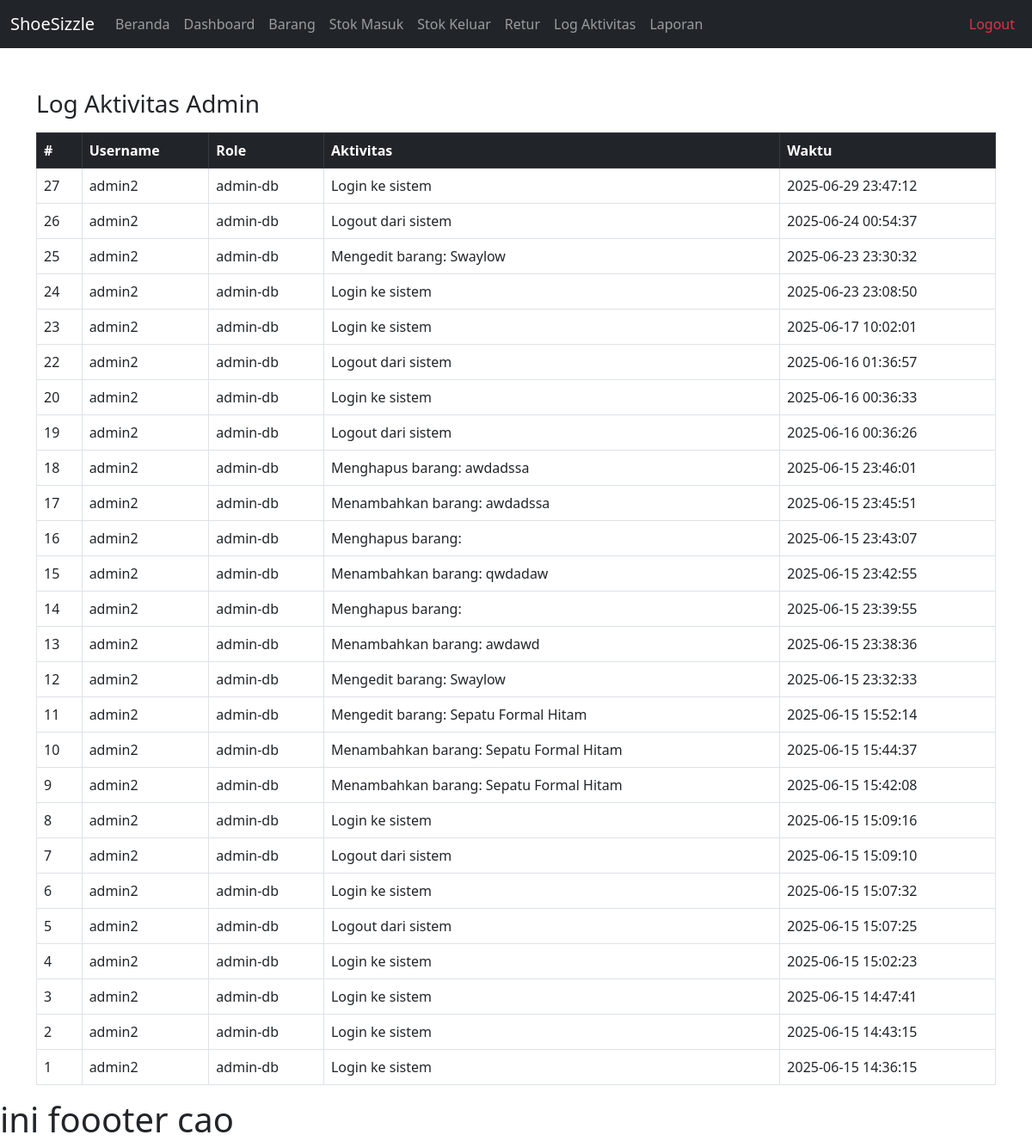
The page /pages/log/index.php on the database its author committed.
### tables this page shows
CREATE TABLE `log_aktivitas` (
  `log_id` int(11) NOT NULL,
  `user_id` int(11) DEFAULT NULL,
  `role` varchar(50) DEFAULT NULL,
  `aktivitas` text DEFAULT NULL,
  `waktu` datetime DEFAULT current_timestamp()
);

CREATE TABLE `users` (
  `user_id` int(11) NOT NULL,
  `username` varchar(50) NOT NULL,
  `password` varchar(255) NOT NULL,
  `email` varchar(100) NOT NULL,
  `nama_lengkap` varchar(100) NOT NULL,
  `role` enum('admin-db','admin-wb','staff','owner') NOT NULL DEFAULT 'staff',
  `no_telp` varchar(20) DEFAULT NULL,
  `alamat` text DEFAULT NULL,
  `last_login` datetime DEFAULT NULL,
  `created_at` timestamp NOT NULL DEFAULT current_timestamp(),
  `updated_at` timestamp NOT NULL DEFAULT current_timestamp() ON UPDATE current_timestamp(),
  `is_active` tinyint(1) DEFAULT 1
);

### pages/log/index.php (the view, shortened to what this page needs)
<?php
require_once '../../config/database.php';
$stmt = $pdo->query("SELECT la.*, u.username, u.role FROM log_aktivitas la
                     JOIN users u ON la.user_id = u.user_id
                     ORDER BY la.waktu DESC");
$logs = $stmt->fetchAll();
?>
<!DOCTYPE html>
<html lang="id">
<head>
  <link href="https://cdn.jsdelivr.net/npm/bootstrap@5.3.0/dist/css/bootstrap.min.css" rel="stylesheet">
</head>
<body>
<?php include '../../includes/navbar.php'; ?>
<div class="container mt-5">
  <h3>Log Aktivitas Admin</h3>
  <table class="table table-bordered mt-3">
    <thead class="table-dark">
      <tr>
        <th>#</th>
        <th>Username</th>
        <th>Role</th>
        <th>Aktivitas</th>
        <th>Waktu</th>
      </tr>
    </thead>
    <tbody>
      <?php foreach ($logs as $log): ?>
        <tr>
          <td><?= $log['log_id'] ?></td>
          <td><?= htmlspecialchars($log['username']) ?></td>
          <td><?= htmlspecialchars($log['role']) ?></td>
          <td><?= htmlspecialchars($log['aktivitas']) ?></td>
          <td><?= $log['waktu'] ?></td>
        </tr>
      <?php endforeach; ?>
    </tbody>
  </table>
</div>
<?php include '../../includes/footer.php'; ?>

### includes/navbar.php (shortened to what this page needs)
<nav class="navbar navbar-expand-lg navbar-dark bg-dark">
  <div class="container-fluid">
    <a class="navbar-brand" href="#">ShoeSizzle</a>
    <div class="collapse navbar-collapse" id="navbarNav">
      <ul class="navbar-nav me-auto">
        <li class="nav-item"><a class="nav-link" href="../../dashboard/index.php">Beranda</a></li>
        <li class="nav-item"><a class="nav-link" href="../../pages/dashboard/index.php">Dashboard</a></li>
        <li class="nav-item"><a class="nav-link" href="../../pages/barang/index.php">Barang</a></li>
        <li class="nav-item"><a class="nav-link" href="../../pages/stok_masuk/index.php">Stok Masuk</a></li>
        <li class="nav-item"><a class="nav-link" href="../../pages/stok_keluar/index.php">Stok Keluar</a></li>
        <li class="nav-item"><a class="nav-link" href="../../pages/retur_barang/index.php">Retur</a></li>
        <li class="nav-item"><a class="nav-link" href="../../pages/log/index.php">Log Aktivitas</a></li>
        <li class="nav-item"><a class="nav-link" href="../../pages/laporan/index.php">Laporan</a></li>
      </ul>
      <ul class="navbar-nav">
        <li class="nav-item">
          <a class="nav-link text-danger" href="../../auth/logout.php" onclick="return confirm('Yakin mau logout?')">Logout</a>
        </li>
      </ul>
    </div>
  </div>
</nav>

### includes/footer.php (shortened to what this page needs)
<div>
    <h1>ini foooter cao</h1>
</div>
</body>
</html>

### rows shown on the page
log_aktivitas: log_id "27", user.username "admin2", user.role "admin-db", aktivitas "Login ke sistem", waktu "2025-06-29 23:47:12"
log_aktivitas: log_id "26", user.username "admin2", user.role "admin-db", aktivitas "Logout dari sistem", waktu "2025-06-24 00:54:37"
log_aktivitas: log_id "25", user.username "admin2", user.role "admin-db", aktivitas "Mengedit barang: Swaylow", waktu "2025-06-23 23:30:32"
log_aktivitas: log_id "24", user.username "admin2", user.role "admin-db", aktivitas "Login ke sistem", waktu "2025-06-23 23:08:50"
log_aktivitas: log_id "23", user.username "admin2", user.role "admin-db", aktivitas "Login ke sistem", waktu "2025-06-17 10:02:01"
log_aktivitas: log_id "22", user.username "admin2", user.role "admin-db", aktivitas "Logout dari sistem", waktu "2025-06-16 01:36:57"
log_aktivitas: log_id "20", user.username "admin2", user.role "admin-db", aktivitas "Login ke sistem", waktu "2025-06-16 00:36:33"
log_aktivitas: log_id "19", user.username "admin2", user.role "admin-db", aktivitas "Logout dari sistem", waktu "2025-06-16 00:36:26"
log_aktivitas: log_id "18", user.username "admin2", user.role "admin-db", aktivitas "Menghapus barang: awdadssa", waktu "2025-06-15 23:46:01"
log_aktivitas: log_id "17", user.username "admin2", user.role "admin-db", aktivitas "Menambahkan barang: awdadssa", waktu "2025-06-15 23:45:51"
log_aktivitas: log_id "16", user.username "admin2", user.role "admin-db", aktivitas "Menghapus barang:", waktu "2025-06-15 23:43:07"
log_aktivitas: log_id "15", user.username "admin2", user.role "admin-db", aktivitas "Menambahkan barang: qwdadaw", waktu "2025-06-15 23:42:55"
log_aktivitas: log_id "14", user.username "admin2", user.role "admin-db", aktivitas "Menghapus barang:", waktu "2025-06-15 23:39:55"
log_aktivitas: log_id "13", user.username "admin2", user.role "admin-db", aktivitas "Menambahkan barang: awdawd", waktu "2025-06-15 23:38:36"
log_aktivitas: log_id "12", user.username "admin2", user.role "admin-db", aktivitas "Mengedit barang: Swaylow", waktu "2025-06-15 23:32:33"
log_aktivitas: log_id "11", user.username "admin2", user.role "admin-db", aktivitas "Mengedit barang: Sepatu Formal Hitam", waktu "2025-06-15 15:52:14"
log_aktivitas: log_id "10", user.username "admin2", user.role "admin-db", aktivitas "Menambahkan barang: Sepatu Formal Hitam", waktu "2025-06-15 15:44:37"
log_aktivitas: log_id "9", user.username "admin2", user.role "admin-db", aktivitas "Menambahkan barang: Sepatu Formal Hitam", waktu "2025-06-15 15:42:08"
log_aktivitas: log_id "8", user.username "admin2", user.role "admin-db", aktivitas "Login ke sistem", waktu "2025-06-15 15:09:16"
log_aktivitas: log_id "7", user.username "admin2", user.role "admin-db", aktivitas "Logout dari sistem", waktu "2025-06-15 15:09:10"
log_aktivitas: log_id "6", user.username "admin2", user.role "admin-db", aktivitas "Login ke sistem", waktu "2025-06-15 15:07:32"
log_aktivitas: log_id "5", user.username "admin2", user.role "admin-db", aktivitas "Logout dari sistem", waktu "2025-06-15 15:07:25"
log_aktivitas: log_id "4", user.username "admin2", user.role "admin-db", aktivitas "Login ke sistem", waktu "2025-06-15 15:02:23"
log_aktivitas: log_id "3", user.username "admin2", user.role "admin-db", aktivitas "Login ke sistem", waktu "2025-06-15 14:47:41"
log_aktivitas: log_id "2", user.username "admin2", user.role "admin-db", aktivitas "Login ke sistem", waktu "2025-06-15 14:43:15"
log_aktivitas: log_id "1", user.username "admin2", user.role "admin-db", aktivitas "Login ke sistem", waktu "2025-06-15 14:36:15"
